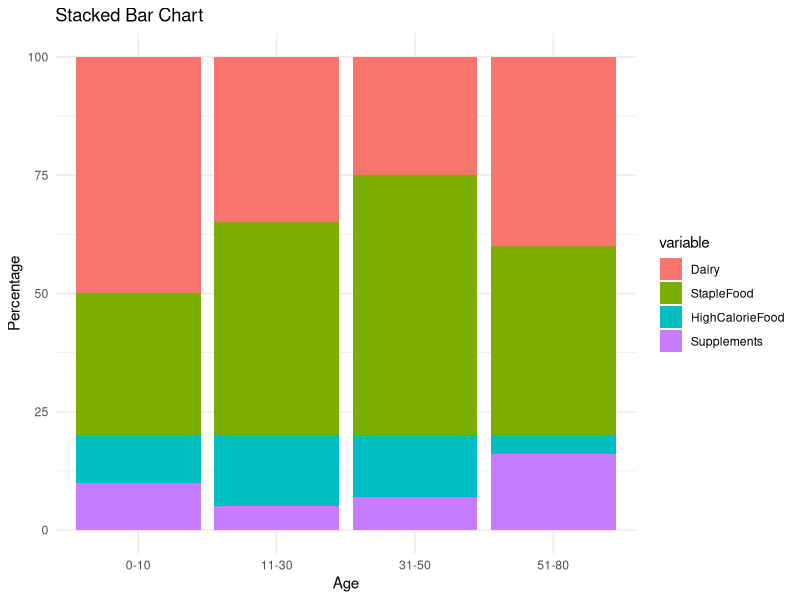

This figure's R source:
install.packages("ggplot2")
library(ggplot2)

# Your data
data <- data.frame(
  Age = c("0-10", "11-30", "31-50", "51-80"),
  Dairy = c(50, 35, 25, 40),
  StapleFood = c(30, 45, 55, 40),
  HighCalorieFood = c(10, 15, 13, 4),
  Supplements = c(10, 5, 7, 16)
)

# Reshape data for ggplot2
data_long <- reshape2::melt(data, id.vars = "Age")
# Stacked Bar Chart
ggplot(data_long, aes(x = Age, y = value, fill = variable)) +
  geom_bar(stat = "identity") +
  labs(title = "Stacked Bar Chart", x = "Age", y = "Percentage") +
  theme_minimal()
